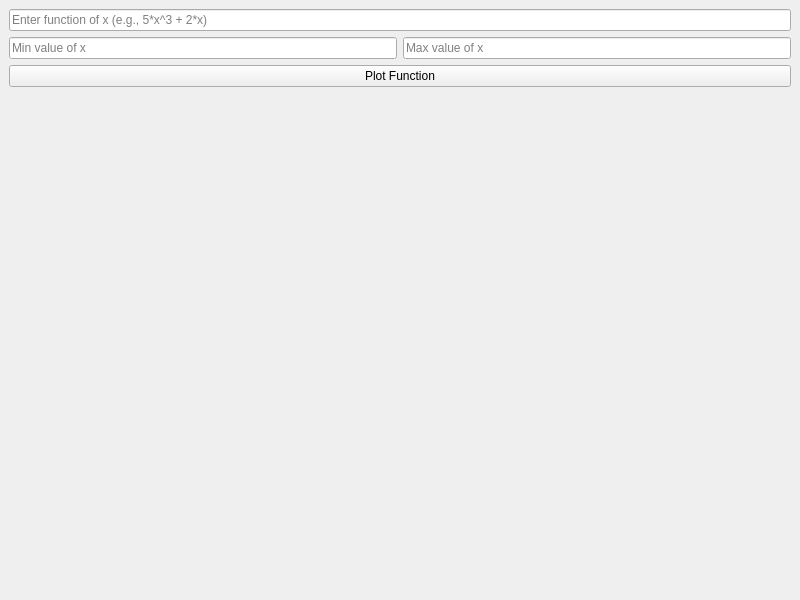
<?xml version="1.0" encoding="UTF-8"?>
<ui version="4.0">
 <class>MainWindow</class>
 <widget class="QMainWindow" name="MainWindow">
  <property name="geometry">
   <rect>
    <x>0</x>
    <y>0</y>
    <width>800</width>
    <height>600</height>
   </rect>
  </property>
  <property name="windowTitle">
   <string>Function Plotter</string>
  </property>
  <widget class="QWidget" name="centralwidget">
   <layout class="QVBoxLayout" name="verticalLayout">
    <item>
     <widget class="QLineEdit" name="functionInput">
      <property name="placeholderText">
       <string>Enter function of x (e.g., 5*x^3 + 2*x)</string>
      </property>
     </widget>
    </item>
    <item>
     <layout class="QHBoxLayout" name="horizontalLayout">
      <item>
       <widget class="QLineEdit" name="minInput">
        <property name="placeholderText">
         <string>Min value of x</string>
        </property>
       </widget>
      </item>
      <item>
       <widget class="QLineEdit" name="maxInput">
        <property name="placeholderText">
         <string>Max value of x</string>
        </property>
       </widget>
      </item>
     </layout>
    </item>
    <item>
     <widget class="QPushButton" name="plotButton">
      <property name="text">
       <string>Plot Function</string>
      </property>
     </widget>
    </item>
    <item>
     <widget class="QLabel" name="errorLabel">
      <property name="text">
       <string/>
      </property>
     </widget>
    </item>
    <item>
     <widget class="QWidget" name="plotWidget">
      <layout class="QVBoxLayout" name="plotLayout"/>
     </widget>
    </item>
   </layout>
  </widget>
  <action name="actionOpen">
   <property name="text">
    <string>Open</string>
   </property>
  </action>
  <action name="actionSave">
   <property name="text">
    <string>Save</string>
   </property>
  </action>
  <action name="actionExit">
   <property name="text">
    <string>Exit</string>
   </property>
  </action>
 </widget>
 <resources/>
 <connections/>
</ui>
